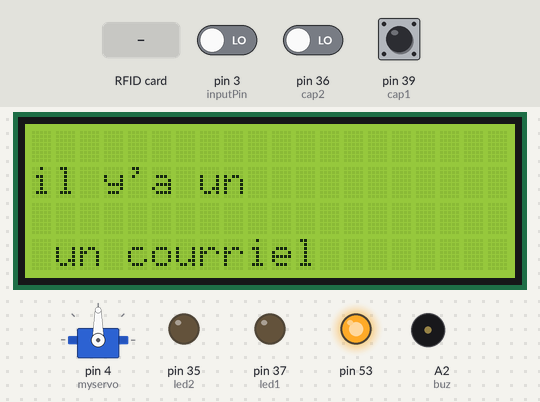
Bench run of a sketch on a simulated Arduino Mega 2560, built with avr-gcc and run on an emulated ATmega2560. Shown: 20×4 character LCD, servo, output pins drawn as LEDs (lit = HIGH), buzzer (waves = sounding). Inputs (shaded band) come from the test bench; at power-on: pin 36 (cap2) LOW, pin 3 (inputPin) LOW, pin 39 (cap1) HIGH. The modem accepts every AT command (registered, SIM ready, sends succeed) and sends nothing else; what the sketch prints to the serial monitor is not drawn.

Above: at 1.4 s.
1.5 s: RFID card A3 C1 1E 20 held to the reader
At 5.6 s:
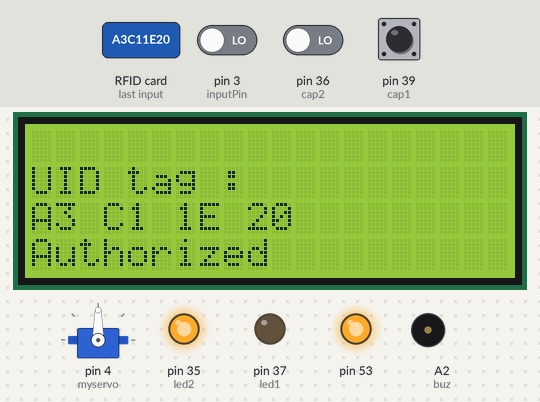
5.9 s: RFID card 5E 7A 19 C4 held to the reader
14.7 s: pin 36 (cap2) driven HIGH
23.5 s: pin 36 (cap2) driven LOW
At 24.4 s:
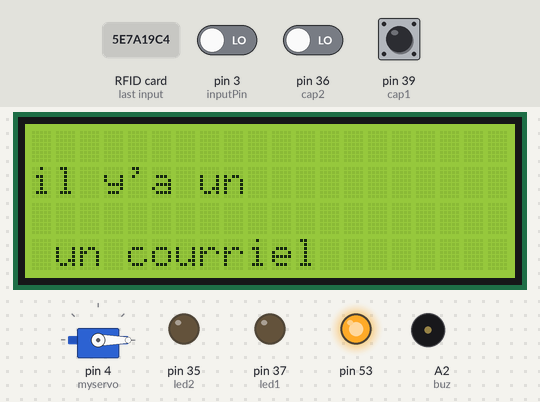
27.5 s: pin 3 (inputPin) driven HIGH
At 30.1 s:
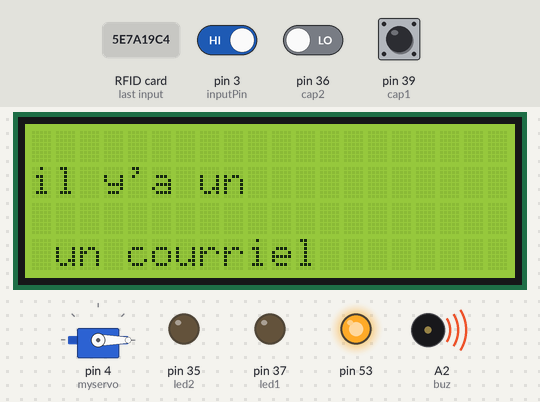
32.4 s: pin 36 (cap2) driven HIGH
At 34.6 s:
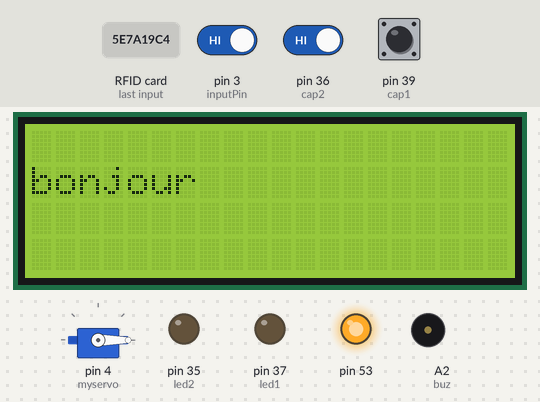
Timing chart, 0 to 36.1 s (numbered marks = the images above; inputs shaded):
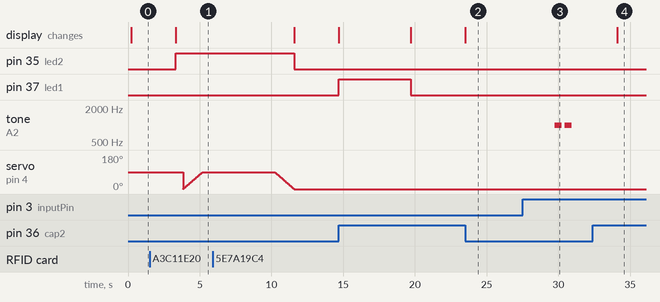

The sketch:

extern_box.ino
```cpp
#include <MFRC522.h>
#include <Servo.h>
#include <LiquidCrystal.h>
#include<SPI.h>
#include <SoftwareSerial.h>

SoftwareSerial mySerial(1, 0);

#define SS_PIN 31
#define RST_PIN 22
MFRC522 mfrc522(SS_PIN, RST_PIN);   // Create MFRC522 instance.
LiquidCrystal lcd(12, 11, 10, 9, 8, 7); //(rs, enable, d4, d5, d6, d7)
Servo myservo;

int cap1 = 39;
int cap2 = 36;
int led1 = 37;
int led2 = 35;
int inputPin = 3;
int buz = A2;
int pos = 0;
int val = 0;
int pirState = LOW;
String content = "";


int test = 0;

void setup() {
  Serial.begin(9600);
  Serial1.begin(9600);
  delay(100);
  SPI.begin();
  mfrc522.PCD_Init();   // Initiate MFRC522
  lcd.begin(20, 4);
  myservo.attach(4);
  // Print a message to the LCD.
  lcd.clear();
  lcd.print("bonjour");
  pinMode(cap1, INPUT);
  pinMode(cap2, INPUT);
  pinMode(led1, OUTPUT);
  pinMode(inputPin, INPUT);
  pinMode(led2, OUTPUT);
  pinMode(buz, OUTPUT);
  myservo.write(90);
}


void loop() {


  if (!(digitalRead(cap1)) or (!(digitalRead(cap2)))) {
    lcd.clear();
    lcd.setCursor(0, 1);
    lcd.print("il y'a un");
    lcd.setCursor(1, 5);
    lcd.print("un courriel");


    SendMessage();

    val = digitalRead(inputPin);  // read input value
    if (val == HIGH) {            // check if the input is HIGH
      if (pirState == LOW) {
        // we have just turned on
        Serial.println("Motion detected!");
        tone(buz, 1000); // Send 1KHz sound signal...
        delay(500);
        noTone(buz);
        delay(200);
        tone(buz,1000);
        delay(500);
        noTone(buz);
        // We only want to print on the output change, not state
        pirState = HIGH;
      }
    }
    else if (val == LOW) {
      noTone(buz);     // Stop sound...
      if (pirState == HIGH) {
        // we have just turned of
        Serial.println("Motion ended!");
        noTone(buz);     // Stop sound...
        // We only want to print on the output change, not state
        pirState = LOW;
      }
    }

    Serial1.write('4');


    if ( ! mfrc522.PICC_IsNewCardPresent())
    {
      return;
    }
    // Select one of the cards
    if ( ! mfrc522.PICC_ReadCardSerial())
    {
      return;
    }
    //Show UID on serial monitor
    lcd.clear();
    lcd.setCursor(0, 1);
    lcd.print("UID tag :");
    for (byte i = 0; i < mfrc522.uid.size; i++)
    {
      content.concat(String(mfrc522.uid.uidByte[i] < 0x10 ? " 0" : " "));
      content.concat(String(mfrc522.uid.uidByte[i], HEX));
    }
    content.toUpperCase();
    lcd.setCursor(0, 2);
    lcd.print(content.substring(1));

    if (content.substring(1) == "A3 C1 1E 20") //change here the UID of the card/cards that you want to give access
    {
      digitalWrite(led2, HIGH);
      lcd.setCursor(0, 3);
      lcd.print("Authorized");
      delay(500);
      content = "";

      for (pos = 0; pos <= 90; pos += 1) { // goes from 0 degrees to 180 degrees
        // in steps of 1 degree
        myservo.write(pos);              // tell servo to go to position in variable 'pos'
        delay(15);                       // waits 15ms for the servo to reach the position
      }
      delay(5000);
      for (pos = 90; pos >= 0; pos -= 1) { // goes from 180 degrees to 0 degrees
        myservo.write(pos);              // tell servo to go to position in variable 'pos'
        delay(15);                       // waits 15ms for the servo to reach the position
      }
      digitalWrite(led2, LOW);
    }
    else   {

      content = "";
      lcd.clear();
      lcd.setCursor(0, 1);
      lcd.print("CARD NOT");
      lcd.setCursor(2, 2);
      lcd.print("Authorised");
      lcd.setCursor(3, 3);
      lcd.print("try again");
      digitalWrite(led1, HIGH);
      delay(5000);
      lcd.clear();
      lcd.setCursor(0, 1);
      lcd.print("bonjour");
      digitalWrite(led1, LOW);
    }
  }

  else {
    lcd.clear();
    lcd.setCursor(0, 1);
    lcd.print("bonjour");
    Serial1.write('0');
  }

}


void SendMessage()
{
  mySerial.println("AT+CMGF=1");    //Sets the GSM Module in Text Mode
  delay(1000);  // Delay of 1000 milli seconds or 1 second
  mySerial.println("AT+CMGS=\"0021653655723\"\r"); // Replace x with mobile number
  delay(1000);
  mySerial.println("I am SMS from GSM Module");// The SMS text you want to send
  delay(100);
  mySerial.println((char)26);// ASCII code of CTRL+Z
  delay(1000);
}
```

Measured:
- after the input at 1.5 s, pin 35 (led2): LOW → HIGH after 1.8 s; the display: changes after 1.8 s (image 1)
- after the input at 23.5 s, the display: changes at once (image 2)
- after the input at 27.5 s, tone on A2 (buz): alternates 1000 Hz for 0.50 s and silent for 0.20 s, 4 changes in all, then stays silent, starting after 2.2 s
- after the input at 32.4 s, the display: changes after 1.7 s (image 4)
